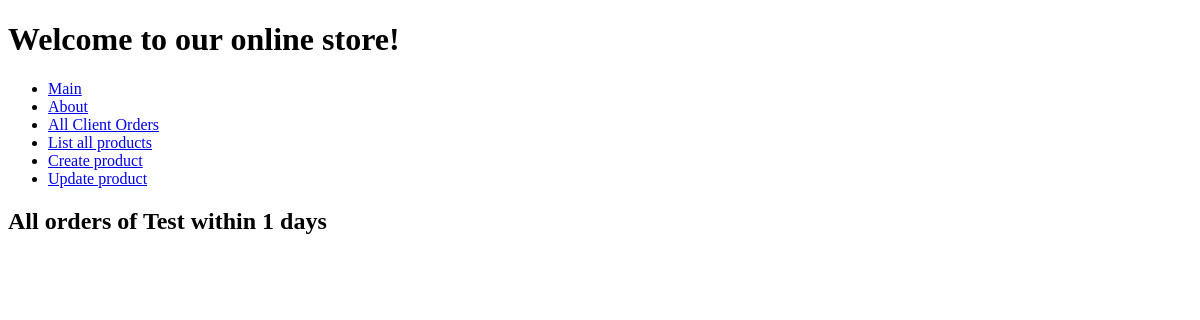
Before: /all-client-orders/1/1 with the older database file.
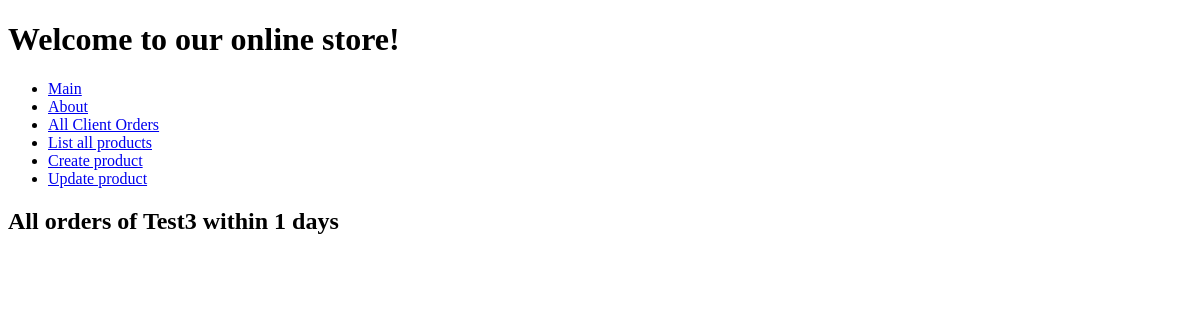
After: the same page with the newer database file.
### htapp2/models.py (models this page shows, shortened)
class Client(models.Model):
    name = models.CharField(max_length=100)
    email = models.EmailField()
    phone = models.CharField(max_length=20)
    address = models.TextField(default=None)
    registration_date = models.DateField(auto_now_add=True)

### htapp3/views.py (the view)
# urls.py: path('all-client-orders/<int:client_id>/', views.all_client_orders, name='all_client_orders'),
def all_client_orders(request, **kwargs):
    client_id = kwargs.get('client_id')
    period = kwargs.get('period')
    unique = kwargs.get('unique')
    client = get_object_or_404(Client, pk=client_id)
    if period:
        end_date = timezone.now()
        start_date = end_date - timedelta(days=int(period))
        orders = Order.objects.filter(customer=client, date_ordered__gte=start_date, date_ordered__lte=end_date)
    else:
        orders = Order.objects.filter(customer=client)
    if unique:
        products = Product.objects.filter(order__in=orders).distinct()
    else:
        products = Product.objects.filter(order__in=orders)
    return render(request, 'htapp3/all_client_orders.html',
                  {'unique': unique, 'period': period, 'client': client, 'orders': orders, 'products': products})

### htapp3/templates/htapp3/all_client_orders.html (shortened to what this page needs)
{% extends 'base.html' %}
{% block content %}
{% if not unique %}
<h2>All orders of {{client.name}} {% if period %} within {{period}} days {% endif %}</h2>
{% endif %}
{% endblock %}

Changed rows visible on the page:
changed Client: name "Test" → "Test3"
